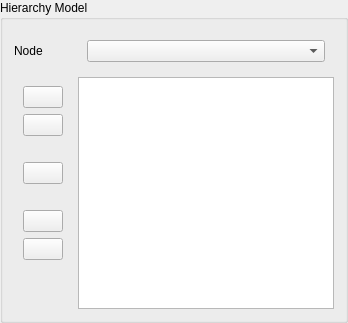
          <widget class="QGroupBox" name="ghierarchymodelpropertiesm2">
           <property name="sizePolicy">
            <sizepolicy hsizetype="Preferred" vsizetype="Preferred">
             <horstretch>30</horstretch>
             <verstretch>0</verstretch>
            </sizepolicy>
           </property>
           <property name="title">
            <string>Hierarchy Model</string>
           </property>
           <layout class="QVBoxLayout" name="verticalLayout_13">
            <item>
             <widget class="QSplitter" name="shierarchymodelpropertiesm2">
              <property name="orientation">
               <enum>Qt::Vertical</enum>
              </property>
              <widget class="QWidget" name="whierarchymodelm2" native="true">
               <layout class="QGridLayout" name="gridLayoutm4">
                <item row="1" column="2">
                 <widget class="QTreeView" name="hierarchymodeltreeviewm2">
                  <property name="alternatingRowColors">
                   <bool>true</bool>
                  </property>
                  <property name="selectionMode">
                   <enum>QAbstractItemView::SingleSelection</enum>
                  </property>
                  <attribute name="headerMinimumSectionSize">
                   <number>50</number>
                  </attribute>
                 </widget>
                </item>
                <item row="0" column="0">
                 <widget class="QLabel" name="lhierarchym2">
                  <property name="text">
                   <string>Node</string>
                  </property>
                 </widget>
                </item>
                <item row="0" column="2">
                 <widget class="QWidget" name="wtypem2" native="true">
                  <layout class="QGridLayout" name="nodetypelayout_2" columnstretch="1">
                   <item row="0" column="0">
                    <widget class="QComboBox" name="cbnodetypem2"/>
                   </item>
                  </layout>
                 </widget>
                </item>
                <item row="1" column="0">
                 <widget class="QWidget" name="waddnodem2" native="true">
                  <layout class="QVBoxLayout" name="verticalLayout_19">
                   <item>
                    <widget class="QPushButton" name="baddsubnodem2">
                     <property name="toolTip">
                      <string>Add SubNode</string>
                     </property>
                     <property name="text">
                      <string/>
                     </property>
                     <property name="icon">
                      <iconset resource="icons.qrc">
                       <normaloff>:/icons/iaddsubnode.png</normaloff>:/icons/iaddsubnode.png</iconset>
                     </property>
                     <property name="iconSize">
                      <size>
                       <width>25</width>
                       <height>25</height>
                      </size>
                     </property>
                    </widget>
                   </item>
                   <item>
                    <widget class="QPushButton" name="baddsiblingnodem2">
                     <property name="toolTip">
                      <string>Add SiblingNode</string>
                     </property>
                     <property name="text">
                      <string/>
                     </property>
                     <property name="icon">
                      <iconset resource="icons.qrc">
                       <normaloff>:/icons/iaddsiblingnode.png</normaloff>:/icons/iaddsiblingnode.png</iconset>
                     </property>
                     <property name="iconSize">
                      <size>
                       <width>25</width>
                       <height>25</height>
                      </size>
                     </property>
                    </widget>
                   </item>
                   <item>
                    <spacer name="verticalSpacer_3">
                     <property name="orientation">
                      <enum>Qt::Vertical</enum>
                     </property>
                     <property name="sizeType">
                      <enum>QSizePolicy::Fixed</enum>
                     </property>
                     <property name="sizeHint" stdset="0">
                      <size>
                       <width>20</width>
                       <height>20</height>
                      </size>
                     </property>
                    </spacer>
                   </item>
                   <item>
                    <widget class="QPushButton" name="bdeletenodem2">
                     <property name="toolTip">
                      <string>Delete Node</string>
                     </property>
                     <property name="text">
                      <string/>
                     </property>
                     <property name="icon">
                      <iconset resource="icons.qrc">
                       <normaloff>:/icons/ideletenode.png</normaloff>:/icons/ideletenode.png</iconset>
                     </property>
                     <property name="iconSize">
                      <size>
                       <width>25</width>
                       <height>25</height>
                      </size>
                     </property>
                    </widget>
                   </item>
                   <item>
                    <spacer name="verticalSpacer_4">
                     <property name="orientation">
                      <enum>Qt::Vertical</enum>
                     </property>
                     <property name="sizeType">
                      <enum>QSizePolicy::Fixed</enum>
                     </property>
                     <property name="sizeHint" stdset="0">
                      <size>
                       <width>20</width>
                       <height>20</height>
                      </size>
                     </property>
                    </spacer>
                   </item>
                   <item>
                    <widget class="QPushButton" name="bexpandallm2">
                     <property name="toolTip">
                      <string>Expand all</string>
                     </property>
                     <property name="text">
                      <string/>
                     </property>
                     <property name="icon">
                      <iconset resource="icons.qrc">
                       <normaloff>:/icons/iexpandall.png</normaloff>:/icons/iexpandall.png</iconset>
                     </property>
                     <property name="iconSize">
                      <size>
                       <width>25</width>
                       <height>25</height>
                      </size>
                     </property>
                    </widget>
                   </item>
                   <item>
                    <widget class="QPushButton" name="bcollapseallm2">
                     <property name="toolTip">
                      <string>Collapse All</string>
                     </property>
                     <property name="text">
                      <string/>
                     </property>
                     <property name="icon">
                      <iconset resource="icons.qrc">
                       <normaloff>:/icons/icollapseall.png</normaloff>:/icons/icollapseall.png</iconset>
                     </property>
                     <property name="iconSize">
                      <size>
                       <width>25</width>
                       <height>25</height>
                      </size>
                     </property>
                    </widget>
                   </item>
                   <item>
                    <spacer name="verticalSpacerm2">
                     <property name="orientation">
                      <enum>Qt::Vertical</enum>
                     </property>
                     <property name="sizeHint" stdset="0">
                      <size>
                       <width>20</width>
                       <height>40</height>
                      </size>
                     </property>
                    </spacer>
                   </item>
                  </layout>
                 </widget>
                </item>
               </layout>
              </widget>
             </widget>
            </item>
           </layout>
          </widget>
